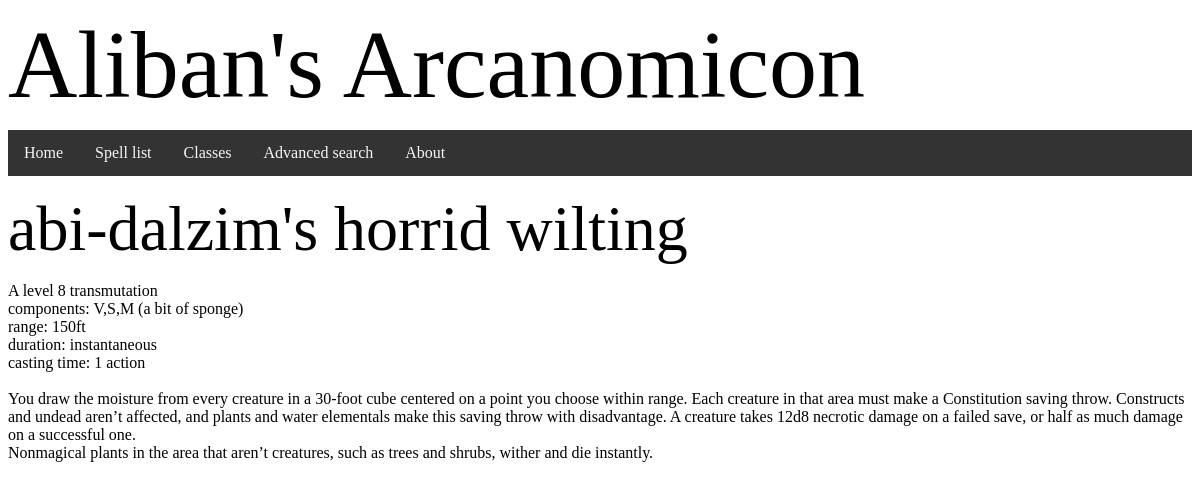
The app's page /spell/1, older data.
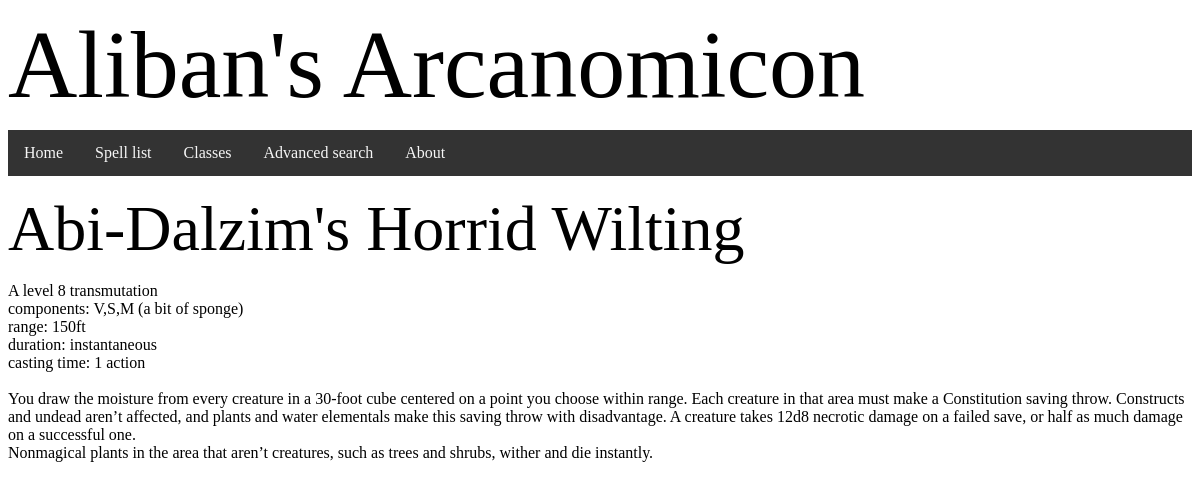
The same page, newer data.
### tables this page shows
CREATE TABLE spell (id INTEGER PRIMARY KEY AUTOINCREMENT, name STRING, description TEXT, level INTEGER, components STRING, concentration INTEGER, ritual INTEGER, damage STRING, range INTEGER REFERENCES range (id), duration INTEGER REFERENCES duration (id), castingtime STRING REFERENCES castingtime (id), school INTEGER REFERENCES school (id));

### routes.py (the view)
@app.route('/spell/<int:id>') #stating that the id used must be an integer so no hackers can insert SQL into my database
@app.route('/class/spell/<int:id>')
def spell(id):
    sql = "SELECT spell.id, spell.name, spell.description, spell.level, spell.components, spell.concentration, spell.ritual, spell.damage, range.name, duration.name, castingtime.name, school.name FROM spell INNER JOIN range ON range.id = spell.range INNER JOIN duration ON duration.id = spell.duration INNER JOIN castingtime ON castingtime.id = spell.castingtime INNER JOIN school ON school.id = spell.school WHERE spell.id == {}".format(id) #the sql query, complete with joins. the format inserts the id of the spell in the database, and therefore returns all relevant information about it for the page.
    single = True #only want one result
    spell = db_func(sql,single) #runs the sql command
    if spell == False:
        return render_template('404.html'), 404 #if the data is not in the database, the page cannot be created, so return 404 error
    spell[2] = spell[2].split('\n') #splits up the description by python spaces, so it can be properly formatted with flask, as the python was not being picked up by the html side.
    return render_template('spell.html', spell=spell) #passes data through to flask template and magic happens

### templates/spell.html (shortened to what this page needs)
{% extends "layout.html" %}
{% block content %}
<div id="content">
    <h2>
        {{ spell[1] }}
    </h2>
    {% if spell[3] == 0 %}
        A {{ spell[11]}} cantrip
    {% else %}
        A level {{ spell[3] }} {{ spell[11] }}
    {% endif %}
    <br>
    components: {{ spell[4] }} <br>
    range: {{ spell[8] }} <br>
    duration:
    {{ spell[9] }}
    <br>
    casting time: {{ spell[10] }} <br>
    <br>
    {% for para in spell[2] %}
        {{ para }}<br>
    {% endfor %}
</div>
{% endblock content %}

Row changes from the older to the newer data that the page shows:
changed spell "V,S,M (a bit of sponge)": name "abi-dalzim's horrid wilting" → "Abi-Dalzim's Horrid Wilting"
